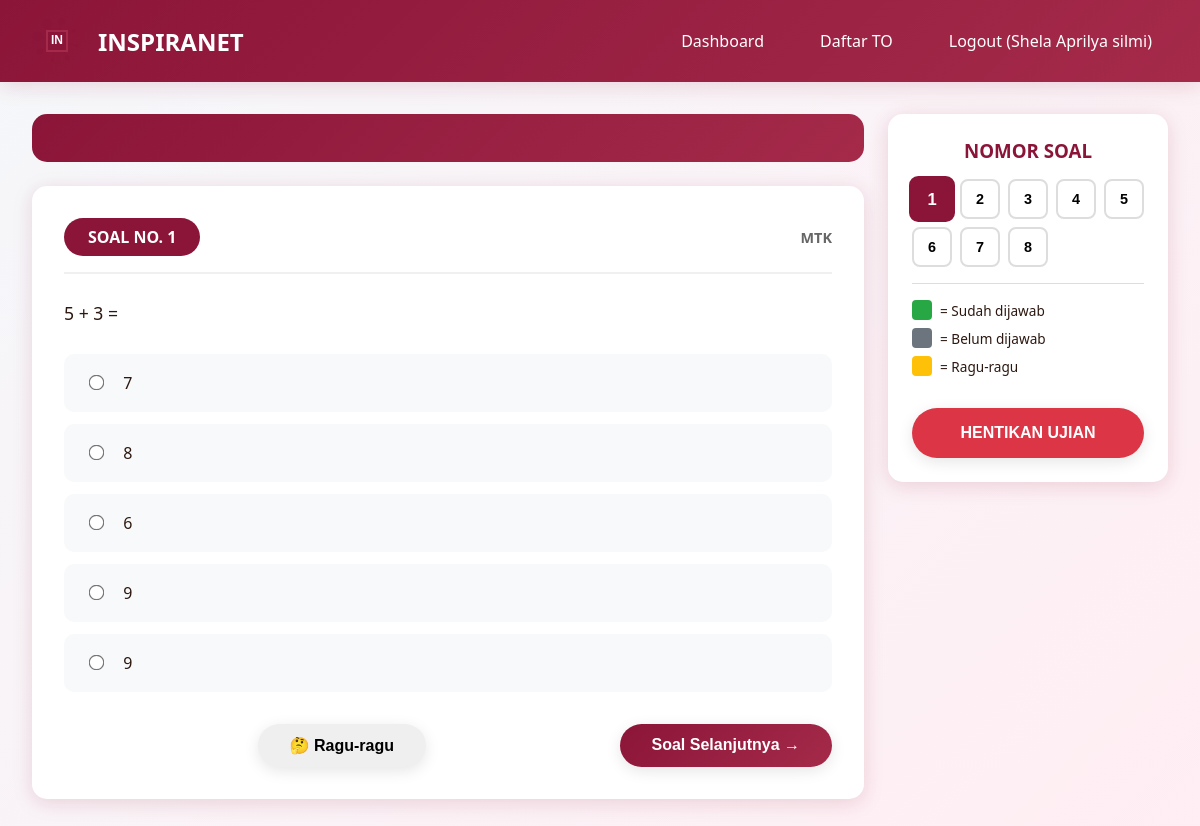
Page /student/exams/1/start (signed in) on the committed database.
### models.py (models this page shows, shortened)
class User(UserMixin, db.Model):
    __tablename__ = 'users'
    id = db.Column(db.Integer, primary_key=True)
    email = db.Column(db.String(120), unique=True, nullable=False)
    password_hash = db.Column(db.String(255), nullable=False)
    full_name = db.Column(db.String(100), nullable=False)
    role = db.Column(db.String(20), nullable=False, default='student')
    inspira_branch = db.Column(db.String(50), nullable=True)
    class_level = db.Column(db.String(20), nullable=True)
    school_name = db.Column(db.String(150), nullable=True)
    phone_number = db.Column(db.String(20), nullable=True)
    profile_photo = db.Column(db.String(255), nullable=True)
    created_at = db.Column(db.DateTime, default=datetime.utcnow)
    exam_attempts = db.relationship('ExamAttempt', backref='user', lazy=True, cascade='all, delete-orphan')
    payments = db.relationship('Payment', backref='user', lazy=True, cascade='all, delete-orphan')
    leaderboard_entries = db.relationship('Leaderboard', backref='user', lazy=True, cascade='all, delete-orphan')

class Question(db.Model):
    __tablename__ = 'questions'
    id = db.Column(db.Integer, primary_key=True)
    exam_id = db.Column(db.Integer, db.ForeignKey('exams.id'), nullable=False)
    question_type = db.Column(db.String(20), nullable=False)
    category = db.Column(db.String(100), nullable=True)
    question_text = db.Column(db.Text, nullable=False)
    option_a = db.Column(db.Text, nullable=True)
    option_b = db.Column(db.Text, nullable=True)
    option_c = db.Column(db.Text, nullable=True)
    option_d = db.Column(db.Text, nullable=True)
    option_e = db.Column(db.Text, nullable=True)
    correct_answer = db.Column(db.String(10), nullable=True)
    question_order = db.Column(db.Integer, nullable=False)
    points = db.Column(db.Integer, default=1)

### app.py (the view, shortened to what this page needs)
@app.route('/student/exams/<int:id>/start')
@login_required
def student_start_exam(id):
    if current_user.role != 'student':
        flash('Akses ditolak!', 'danger')
        return redirect(url_for('index'))
    exam = Exam.query.get_or_404(id)
    attempt = ExamAttempt.query.filter_by(
        user_id=current_user.id,
        exam_id=exam.id,
        is_completed=False
    ).first()
    questions = Question.query.filter_by(exam_id=exam.id).order_by(Question.question_order).all()
    return render_template('student_exam.html', exam=exam, attempt=attempt, questions=questions)

### app.py (called while the page is built)
@login_manager.user_loader
def load_user(user_id):
    return User.query.get(int(user_id))

@app.before_request
def ensure_db():
    if not hasattr(app, '_db_initialized'):
        app._db_initialized = True
        init_database()

### templates/student_exam.html (shortened to what this page needs)
{% extends "base.html" %}
{% block content %}
<div class="exam-container">
    <div class="exam-main">
        <div class="timer-display" id="timer"></div>
        <div id="questionContainer">
            {% for question in questions %}
            <div class="question-display" data-question-id="{{ question.id }}" style="display: {% if loop.first %}block{% else %}none{% endif %};">
                <div class="question-header">
                    <div class="question-number">SOAL NO. {{ question.question_order }}</div>
                    <div style="color: #666; font-size: 0.9rem;">
                        <strong>{{ question.category }}</strong>
                    </div>
                </div>
                <div class="question-text">
                    {{ question.question_text }}
                </div>
                {% if question.question_type == 'multiple_choice' %}
                <div class="options-container">
                    <label class="option-item">
                        <input type="radio" name="q_{{ question.id }}" value="A" onchange="markAnswered({{ question.question_order }})">
                        <span>{{ question.option_a }}</span>
                    </label>
                    <label class="option-item">
                        <input type="radio" name="q_{{ question.id }}" value="B" onchange="markAnswered({{ question.question_order }})">
                        <span>{{ question.option_b }}</span>
                    </label>
                    <label class="option-item">
                        <input type="radio" name="q_{{ question.id }}" value="C" onchange="markAnswered({{ question.question_order }})">
                        <span>{{ question.option_c }}</span>
                    </label>
                    <label class="option-item">
                        <input type="radio" name="q_{{ question.id }}" value="D" onchange="markAnswered({{ question.question_order }})">
                        <span>{{ question.option_d }}</span>
                    </label>
                    {% if question.option_e %}
                    <label class="option-item">
                        <input type="radio" name="q_{{ question.id }}" value="E" onchange="markAnswered({{ question.question_order }})">
                        <span>{{ question.option_e }}</span>
                    </label>
                    {% endif %}
                </div>
                {% endif %}
                <div class="navigation-buttons">
                    <button type="button" class="btn btn-warning" onclick="markDoubtful({{ question.question_order }})">
                        🤔 Ragu-ragu
                    </button>
                    {% if not loop.last %}
                    <button type="button" class="btn btn-primary" onclick="showQuestion({{ question.question_order + 1 }})">
                        Soal Selanjutnya →
                    </button>
                    {% else %}
                    <div></div>
                    {% endif %}
                </div>
            </div>
            {% endfor %}
        </div>
    </div>
    <div class="exam-sidebar">
        <div class="sidebar-card">
            <h3 style="margin: 0 0 1rem 0; color: var(--primary-color); text-align: center;">NOMOR SOAL</h3>
            <div class="question-grid">
                {% for question in questions %}
                <button type="button" class="question-nav-btn {% if loop.first %}current{% endif %}"
                        id="nav-{{ question.question_order }}"
                        onclick="showQuestion({{ question.question_order }})">
                    {{ question.question_order }}
                </button>
                {% endfor %}
            </div>
            <div class="legend">
                <div class="legend-item">
                    <div class="legend-box" style="background: #28a745;"></div>
                    <span>= Sudah dijawab</span>
                </div>
                <div class="legend-item">
                    <div class="legend-box" style="background: #6c757d;"></div>
                    <span>= Belum dijawab</span>
                </div>
                <div class="legend-item">
                    <div class="legend-box" style="background: #ffc107;"></div>
                    <span>= Ragu-ragu</span>
                </div>
            </div>
            <button onclick="submitExam()" class="btn btn-danger" style="width: 100%; margin-top: 1.5rem; padding: 1rem; font-weight: bold;">
                HENTIKAN UJIAN
            </button>
        </div>
    </div>
</div>
{% endblock %}

### templates/base.html (shortened to what this page needs)
<!DOCTYPE html>
<html lang="id">
<head>
    <link rel="stylesheet" href="{{ url_for('static', filename='css/style.css') }}">
</head>
<body>
    <nav class="navbar">
        <div class="container">
            <a href="{{ url_for('index') }}" class="navbar-brand">
                <div id="logo-animation" class="logo-container"></div>
                <span>INSPIRANET</span>
            </a>
            <ul class="navbar-nav">
                {% if current_user.is_authenticated %}
                    {% if current_user.role == 'admin' %}
                        <li><a href="{{ url_for('admin_dashboard') }}">Dashboard</a></li>
                        <li><a href="{{ url_for('admin_students') }}">Siswa</a></li>
                        <li><a href="{{ url_for('admin_teachers') }}">Guru</a></li>
                        <li><a href="{{ url_for('admin_exams') }}">TO</a></li>
                        <li><a href="{{ url_for('admin_payments') }}">Pembayaran</a></li>
                    {% elif current_user.role == 'teacher' %}
                        <li><a href="{{ url_for('teacher_dashboard') }}">Dashboard</a></li>
                        <li><a href="{{ url_for('teacher_exams') }}">TO Saya</a></li>
                        <li><a href="{{ url_for('teacher_students') }}">Hasil Siswa</a></li>
                        <li><a href="{{ url_for('admin_payments') }}">Pembayaran</a></li>
                    {% else %}
                        <li><a href="{{ url_for('student_dashboard') }}">Dashboard</a></li>
                        <li><a href="{{ url_for('student_exams') }}">Daftar TO</a></li>
                    {% endif %}
                    <li><a href="{{ url_for('logout') }}">Logout ({{ current_user.full_name }})</a></li>
                {% else %}
                    <li><a href="{{ url_for('login') }}">Login</a></li>
                    <li><a href="{{ url_for('register') }}">Daftar</a></li>
                {% endif %}
            </ul>
        </div>
    </nav>
    <div class="container">
        {% block content %}{% endblock %}
    </div>
</body>
</html>

### static/css/style.css (style rules this page uses)
:root { --primary-color: #8B1538; --secondary-color: #A52A4A; --dark-color: #4A0E1F; --light-color: #FFE5EC; --text-dark: #2C1810; --text-light: #FFFFFF; --shadow: 0 4px 20px rgba(139, 21, 56, 0.15); }
* { margin: 0; padding: 0; box-sizing: border-box; }
body { font-family: 'Segoe UI', Tahoma, Geneva, Verdana, sans-serif; background: linear-gradient(135deg, #f5f7fa 0%, #ffeef3 100%); color: var(--text-dark); min-height: 100vh; }
.navbar { background: linear-gradient(135deg, var(--primary-color) 0%, var(--secondary-color) 100%); padding: 1rem 0; box-shadow: var(--shadow); position: sticky; top: 0; z-index: 1000; }
.navbar .container { max-width: 1200px; margin: 0 auto; padding: 0 2rem; display: flex; justify-content: space-between; align-items: center; }
.navbar-brand { display: flex; align-items: center; gap: 1rem; color: var(--text-light); text-decoration: none; font-size: 1.5rem; font-weight: bold; }
.logo-container { position: relative; width: 50px; height: 50px; }
.navbar-nav { display: flex; gap: 1.5rem; list-style: none; align-items: center; }
.navbar-nav a { color: var(--text-light); text-decoration: none; padding: 0.5rem 1rem; border-radius: 5px; transition: all 0.3s ease; }
.container { max-width: 1200px; margin: 2rem auto; padding: 0 2rem; }
.btn { display: inline-block; padding: 0.75rem 2rem; border: none; border-radius: 25px; font-size: 1rem; font-weight: 600; text-decoration: none; cursor: pointer; transition: all 0.3s ease; box-shadow: 0 4px 15px rgba(0, 0, 0, 0.1); }
.btn-primary { background: linear-gradient(135deg, var(--primary-color) 0%, var(--secondary-color) 100%); color: var(--text-light); }
.btn-danger { background: #dc3545; color: white; }
.option-item { padding: 1rem; margin: 0.5rem 0; border: 2px solid #e0e0e0; border-radius: 8px; cursor: pointer; transition: all 0.3s ease; }
.option-item input[type="radio"] { margin-right: 1rem; }

### templates/student_exam.html (style rules this page uses)
.exam-container { display: flex; gap: 1.5rem; margin-top: 1rem; }
.exam-main { flex: 1; min-width: 0; }
.exam-sidebar { width: 280px; flex-shrink: 0; }
.question-display { background: white; border-radius: 15px; padding: 2rem; box-shadow: var(--shadow); margin-bottom: 1.5rem; }
.question-header { display: flex; justify-content: space-between; align-items: center; margin-bottom: 1.5rem; padding-bottom: 1rem; border-bottom: 2px solid #f0f0f0; }
.question-number { background: var(--primary-color); color: white; padding: 0.5rem 1.5rem; border-radius: 25px; font-weight: bold; font-size: 1rem; }
.question-text { font-size: 1.1rem; line-height: 1.8; margin-bottom: 1.5rem; color: var(--text-dark); }
.options-container { margin-top: 1.5rem; }
.option-item { display: block; background: #f8f9fa; padding: 1rem 1.5rem; margin-bottom: 0.75rem; border-radius: 10px; cursor: pointer; transition: all 0.3s ease; border: 2px solid transparent; }
.option-item input[type="radio"] { margin-right: 1rem; transform: scale(1.2); }
.navigation-buttons { display: flex; justify-content: space-between; gap: 1rem; margin-top: 2rem; }
.sidebar-card { background: white; border-radius: 15px; padding: 1.5rem; box-shadow: var(--shadow); margin-bottom: 1.5rem; position: sticky; top: 1rem; }
.timer-display { background: linear-gradient(135deg, var(--primary-color) 0%, var(--secondary-color) 100%); color: white; padding: 1.5rem; border-radius: 15px; text-align: center; margin-bottom: 1.5rem; }
.question-grid { display: grid; grid-template-columns: repeat(5, 1fr); gap: 0.5rem; }
.question-nav-btn { aspect-ratio: 1; border: 2px solid #ddd; background: white; border-radius: 8px; cursor: pointer; font-weight: bold; font-size: 0.9rem; transition: all 0.3s ease; }
.question-nav-btn.current { background: var(--primary-color); color: white; border-color: var(--primary-color); transform: scale(1.15); }
.legend { margin-top: 1rem; padding-top: 1rem; border-top: 1px solid #ddd; }
.legend-item { display: flex; align-items: center; margin-bottom: 0.5rem; font-size: 0.85rem; }
.legend-box { width: 20px; height: 20px; border-radius: 4px; margin-right: 0.5rem; }

### rows in the picture
User: full_name "Shela Aprilya silmi"
Question: question_order "1", category "MTK", question_text "5 + 3 =", option_a "7", option_b "8", option_c "6", option_d "9", option_e "9"
Question: question_order "2"
Question: question_order "3"
Question: question_order "4"
Question: question_order "5"
Question: question_order "6"
Question: question_order "7"
Question: question_order "8"
